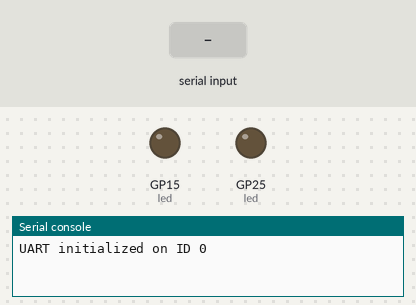
This program was run on a simulated Raspberry Pi Pico running MicroPython. On the bench: output pins drawn as LEDs (lit = HIGH), the last lines printed to the serial console. The test bench sets the inputs (shaded band).

Above: at 1.2 s.
1.3 s: "LEDOn\n" received over the second serial link
At 2.4 s:
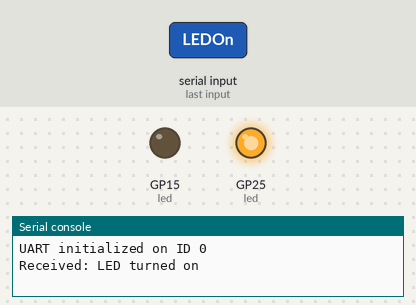
3.5 s: "LED15On\n" received over the second serial link
At 5.2 s:
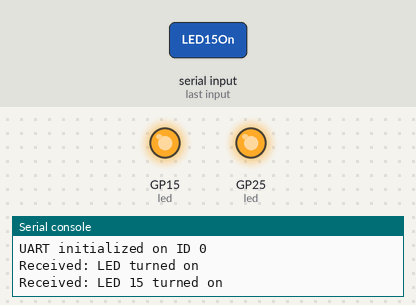
5.5 s: "LEDOff\n" received over the second serial link
At 6.8 s:
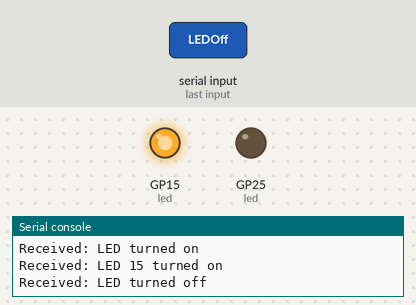
7.5 s: "LED15Off\n" received over the second serial link
At 8.5 s:
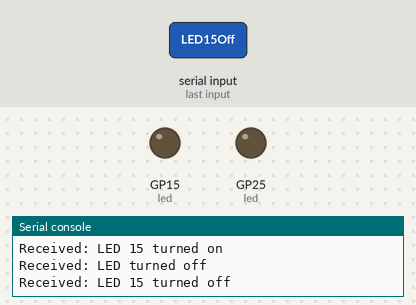
Timing chart, 0 to 10.5 s (numbered marks = the images above; inputs shaded):
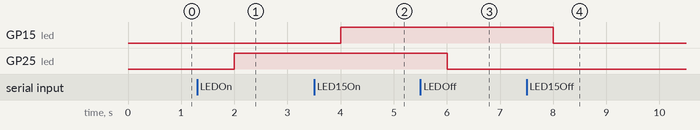

The program:

Pi5c.py
```python
# Picoc.py - For Raspberry Pi Pico WH
from machine import UART, Pin
import time

class UARTHandler:
    def __init__(self, uart_id=0, baud_rate=115200, tx_pin=0, rx_pin=1):
        try:
            self.uart = UART(uart_id,
                           baud_rate,
                           tx=Pin(tx_pin),
                           rx=Pin(rx_pin),
                           bits=8,
                           parity=None,
                           stop=1)
            print(f"UART initialized on ID {uart_id}")
            self.uart.init(baud_rate, bits=8, parity=None, stop=1)
        except Exception as e:
            print(f"Failed to initialize UART: {e}")
            raise e

    def send_message(self, message):
        try:
            self.uart.write(f"{message}\n".encode('utf-8'))
            #print(f"Sent: {message}")
        except Exception as e:
            print(f"Failed to send message: {e}")

    def receive_message(self):
        try:
            if self.uart.any():
                ReceivedString = self.uart.readline().decode('utf-8').rstrip()
                if ReceivedString == "LEDOn":
                    led=Pin('LED', Pin.OUT)
                    led.value(True) #turn board LED on
                    return "LED turned on"
                elif ReceivedString == "LEDOff":
                    led=Pin('LED', Pin.OUT)
                    led.value(False) #turn board LED off
                    return "LED turned off"
                elif ReceivedString == "LED15On":
                    led=Pin(15, Pin.OUT)
                    led.value(True) #Turn 15 LED on
                    return "LED 15 turned on"
                elif ReceivedString == "LED15Off":
                    led=Pin(15, Pin.OUT)
                    led.value(False) #Turn 15 LED on
                    return "LED 15 turned off"
                else:
                    #Return what text was sent
                    return ReceivedString
            return None
        except Exception as e:
            print(f"Failed to receive message: {e}")
            return None

def main():
    uart_handler = UARTHandler()

    while True:
        # Check for incoming messages
        received = uart_handler.receive_message()
        if received:
            print(f"Received: {received}")
            # Echo back the received message
            uart_handler.send_message(f"Pico W received: {received}")
        time.sleep(1)

if __name__ == "__main__":
    main()
```

Measured:
- after the input at 1.3 s, GP25 (led): LOW → HIGH after 0.70 s
- after the input at 3.5 s, GP15 (led): LOW → HIGH after 0.50 s
- after the input at 5.5 s, GP25 (led): HIGH → LOW after 0.51 s
- after the input at 7.5 s, GP15 (led): HIGH → LOW after 0.51 s
